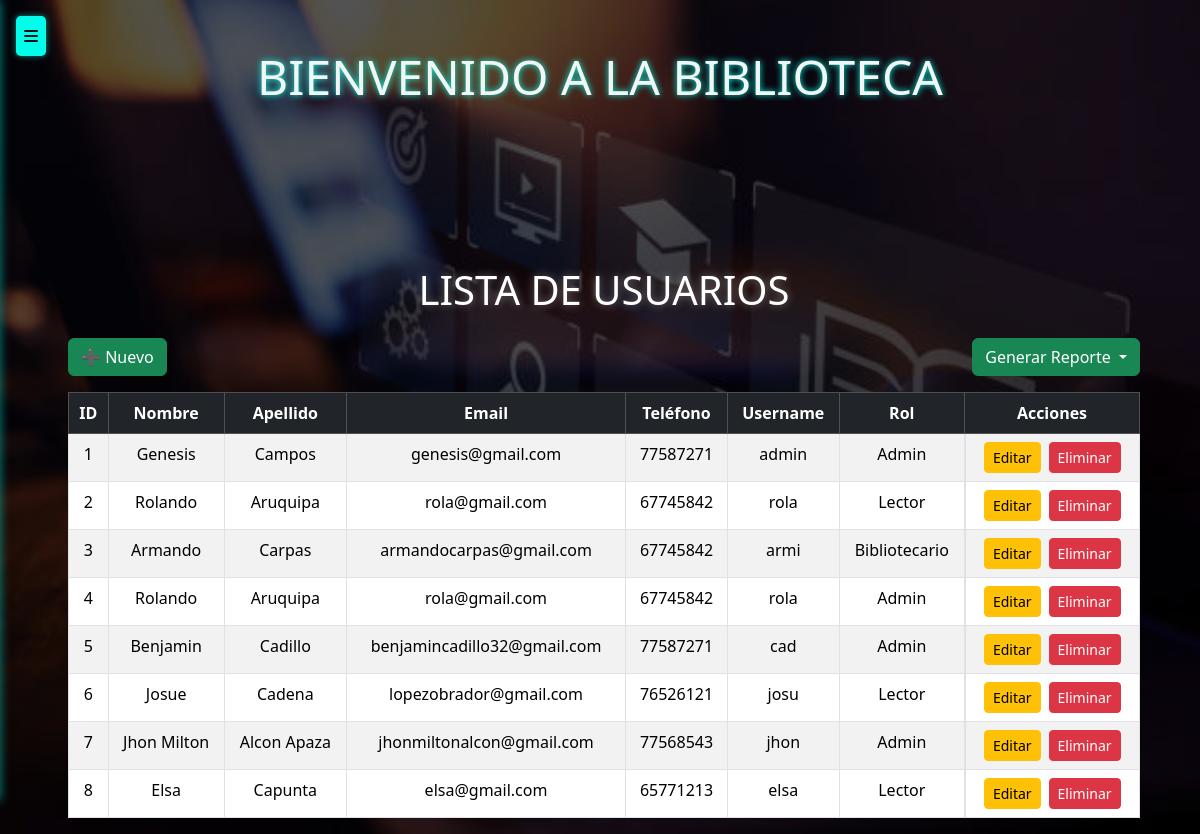
The app's page /usuarios/, older data.
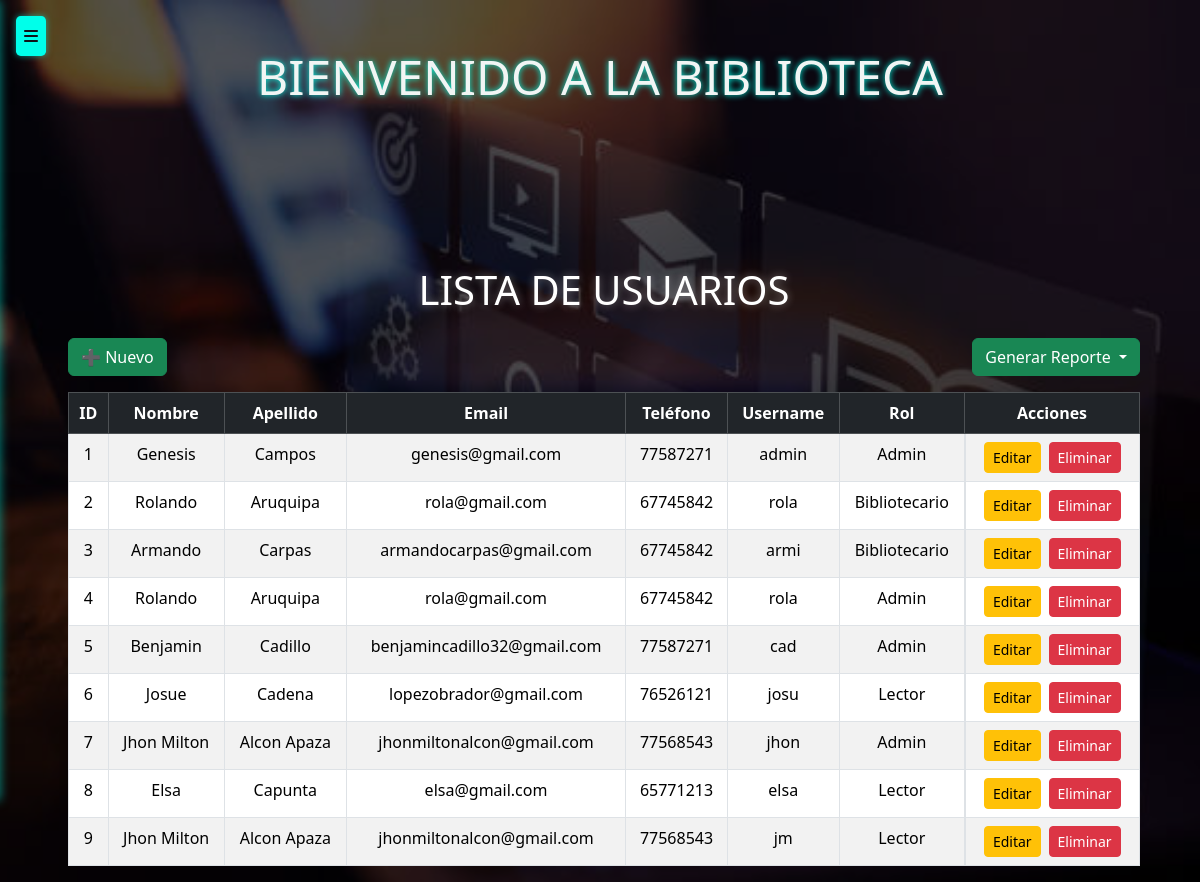
The same page, newer data.
### models/usuario_model.py (models this page shows, shortened)
class Usuario(db.Model):
    __tablename__ = "usuarios"
    id = db.Column(db.Integer,primary_key=True)
    nombre = db.Column(db.String(80),nullable=False)
    apellido = db.Column(db.String(80),nullable=False)
    email = db.Column(db.String(120),nullable=False)
    telefono = db.Column(db.String(20),nullable=False)
    username = db.Column(db.String(20),nullable=False)
    password = db.Column(db.String,nullable=False)
    tipo = db.Column(db.String(20),nullable=False)
    @staticmethod #no depende de la clase
    def get_all():
        return Usuario.query.all()

### controllers/usuario_controllers.py (the view)
@usuario_bp.route("/")
def index():
    usuarios = Usuario.get_all()
    return usuario_view.list(usuarios)

### views/usuario_view.py (called while the page is built)
def list(usuarios):
    return render_template('usuarios/index.html', usuarios=usuarios)

### templates/usuarios/index.html (shortened to what this page needs)
{% extends 'base.html' %}
{% block content %}
<div class="container mt-4" style="max-width: 1100px;">
  <h1 class="text-center mb-4">Lista de Usuarios</h1>
  <div class="d-flex justify-content-between mb-3">
    <a href="{{ url_for('usuario.create') }}" class="btn btn-success">➕ Nuevo</a>
    <div class="btn-group">
      <button class="btn btn-success dropdown-toggle" data-bs-toggle="dropdown" aria-expanded="false">
        Generar Reporte
      </button>
    </div>
  </div>
  <table class="table table-striped table-bordered text-center mx-auto">
    <thead class="table-dark">
      <tr>
        <th>ID</th>
        <th>Nombre</th>
        <th>Apellido</th>
        <th>Email</th>
        <th>Teléfono</th>
        <th>Username</th>
        <th>Rol</th>
        <th>Acciones</th>
      </tr>
    </thead>
    <tbody>
      {% for item in usuarios %}
      <tr>
        <td>{{ item.id }}</td>
        <td>{{ item.nombre }}</td>
        <td>{{ item.apellido }}</td>
        <td>{{ item.email }}</td>
        <td>{{ item.telefono }}</td>
        <td>{{ item.username }}</td>
        <td>{{ item.tipo }}</td>
        <td class="d-flex justify-content-center gap-2">
          <a href="{{ url_for('usuario.edit', id=item.id) }}" class="btn btn-warning btn-sm">Editar</a>
          <a href="{{ url_for('usuario.delete', id=item.id) }}" class="btn btn-danger btn-sm"
             onclick="return confirm('¿Estás seguro de que deseas eliminar a {{ item.nombre }} {{ item.apellido }}?');">
             Eliminar
          </a>
        </td>
      </tr>
      {% else %}
      <tr>
        <td colspan="8" class="text-center">No hay Usuarios registrados.</td>
      </tr>
      {% endfor %}
    </tbody>
  </table>
</div>
{% endblock %}

### templates/base.html (shortened to what this page needs)
<!doctype html>
<html lang="es">
<head>
  <link href="https://cdn.jsdelivr.net/npm/bootstrap@5.3.6/dist/css/bootstrap.min.css" rel="stylesheet" />
  <link href="https://cdnjs.cloudflare.com/ajax/libs/font-awesome/6.5.1/css/all.min.css" rel="stylesheet" />
</head>
<body>
  <br><br>
<h1 style="color: #f1f5f4; text-shadow: 0 0 6px #00ffea; font-size: 3rem" align="center">BIENVENIDO A LA BIBLIOTECA</h1>
  <button class="toggle-btn" onclick="document.getElementById('sidebar').classList.toggle('active');">
    <i class="fas fa-bars"></i>
  </button>
  <div class="container">
    {% block content %}{% endblock %}
  </div>
</body>
</html>

### templates/base.html (style rules this page uses)
body { background-image: url("/static/fondobiblio.jpg"); background-size: cover; background-repeat: no-repeat; background-position: center; background-attachment: fixed; min-height: 100vh; }
body::before { content: ""; position: fixed; top: 0; left: 0; width: 100%; height: 100%; background-color: rgba(0,0,0,0.65); z-index: -1; pointer-events: none; }
h1, h2 { color: #fff; text-shadow: 0 0 8px rgba(255,255,255,0.4); text-transform: uppercase; }
.toggle-btn { position: fixed; top: 1rem; left: 1rem; z-index: 1100; background: #00ffea; color: #0f1218; border: none; padding: 0.5rem; border-radius: 0.3rem; box-shadow: 0 0 6px #00ffea88; }
.container { padding-left: 1rem; padding-top: 4rem; }

Row changes from the older to the newer data that the page shows:
changed Usuario id 2: tipo "Lector" → "Bibliotecario"
added Usuario: id "9", nombre "Jhon Milton", apellido "Alcon Apaza", email "jhonmiltonalcon@gmail.com", telefono "77568543", username "jm", tipo "Lector"
